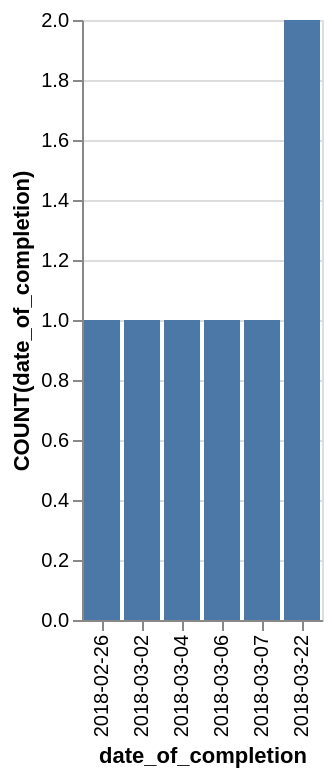

The specification (Vega-Lite) saved for this image:
### Vega-Lite specification from a JSON file in a GitHub repository (floating-point values rounded to 4 significant figures)
{"data": {"values": [{"x_data": "2018-02-26", "y_data": 1}, {"x_data": "2018-03-02", "y_data": 1}, {"x_data": "2018-03-04", "y_data": 1}, {"x_data": "2018-03-06", "y_data": 1}, {"x_data": "2018-03-07", "y_data": 1}, {"x_data": "2018-03-22", "y_data": 2}]}, "mark": "bar", "encoding": {"x": {"field": "x_data", "type": "nominal", "title": "date_of_completion", "sort": {"op": "sum", "field": "y_data", "order": "ascending"}}, "y": {"field": "y_data", "type": "quantitative", "title": "COUNT(date_of_completion)"}}}
